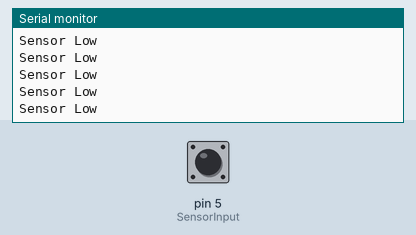
A sketch run on a simulated Arduino Uno, built with avr-gcc and run on an emulated ATmega328P. Shown: the last lines printed to the serial monitor. The test bench sets the inputs (shaded band); at power-on: pin 5 (SensorInput) LOW.

Above: at 1.2 s.
1.3 s: pin 5 (SensorInput) driven HIGH
At 2.0 s:
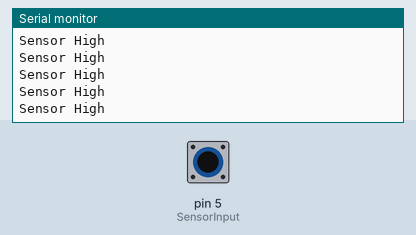
3.2 s: pin 5 (SensorInput) driven LOW
At 3.8 s:
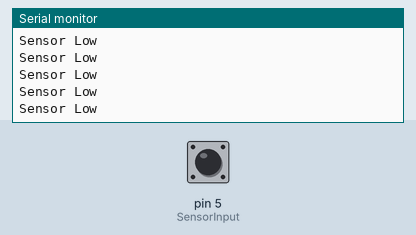

The sketch:

POV12.ino
```cpp
#define SensorInput  5
#define SensorEnable  6

unsigned char pos = 0;
unsigned char i = 0;


void setup() {
  Serial.begin(9600);

  pinMode(SensorInput, INPUT);
  pinMode(SensorEnable, OUTPUT);
  digitalWrite(SensorEnable,HIGH) ;
}

void loop() {
  if (digitalRead(SensorInput) )
  {
      Serial.println("Sensor High") ;
  }
  else
  {
      Serial.println("Sensor Low") ;
  }
  delayMicroseconds(3000);
}
```

Measured:
- after the input at 1.3 s, the serial monitor: prints a new line after 0.07 s (image 1)
